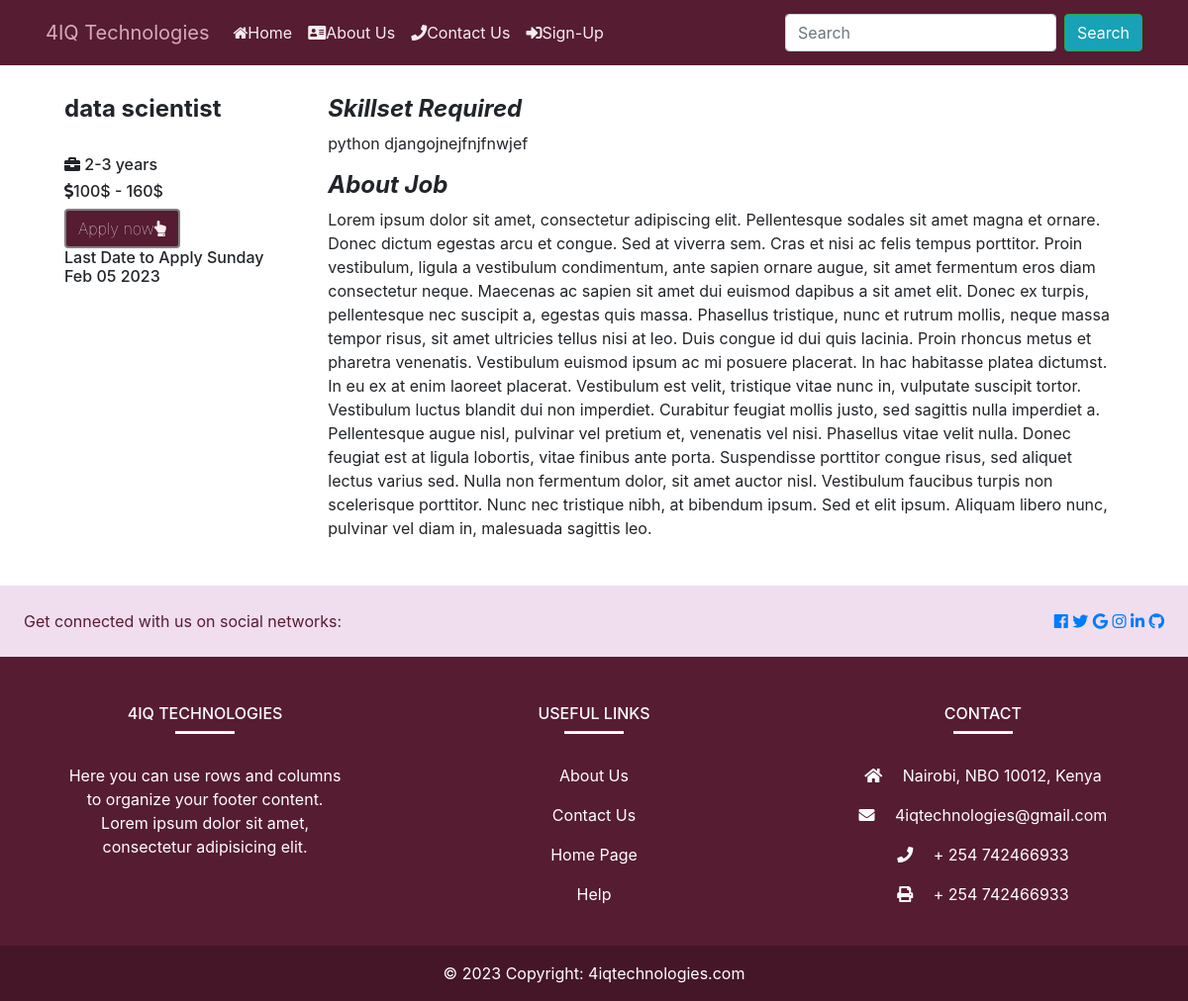
/job/job/2, run on the app's committed database.
### job/models.py (models this page shows, shortened)
class Job(models.Model):
    title = models.CharField(max_length=50)
    created_at = models.DateTimeField(auto_now_add=True)
    skillset_required = models.TextField(max_length=200)
    about_job = models.TextField(blank=True, null=True)
    image = models.ImageField(upload_to="covers/")
    experience = models.CharField(max_length=50,null=True)
    salary = models.CharField(max_length=50,null=True)
    deadline = models.CharField(max_length=50,null=True)
    created_by = models.ForeignKey(User,
                                   related_name="jobs",
                                   on_delete=models.CASCADE)

### job/views.py (the view)
# urls.py: path("job/<int:job_id>", views.job_detail, name="job_detail"),
def job_detail(request, job_id):
    job = Job.objects.get(pk=job_id)
    return render(request, 'job_detail.html',{'job':job})

### job/templates/job_detail.html
{% include 'header.html' %}
{% block content %}
<div style="display: flex;"class="container" >
    <div style="margin: 30px 20px 5px 20px;  ">
        <h1 style="font-size:x-large;"><strong>{{ job.title }}</strong></h1>
        <br>
        <h6 style=""><i class="fas fa-briefcase"></i> {{ job.experience }}</h6>
        <h6><i  class="fas fa-dollar-sign"></i>{{ job.salary }}</h6>
        <a
        class="btn custom-btn"
    style="
        font-weight: 100;
        font-size: 1em;
        border: solid 2px grey;
        color: #f7edee;
        background-color: #561c32;
        "
      href="{% url 'job:apply_for_job ' job.id %}"
      >Apply now<i class="fas fa-hand-point-up"></i></a
      >
      <h6>Last Date to Apply {{ job.deadline }}</h6>
</div>
<div style="margin: 30px; width: 100%;">
    <h1 style="font-size:x-large;font-style: italic;"><strong>Skillset Required</strong></h1>
    <p class="is-size-4" >{{job.skillset_required }}</p>
    <h1 style="font-size:x-large;font-style: italic;"><strong>About Job</strong></h1>
    <p >{{job.about_job}}</p>
</div>
</div>
{% endblock %}
{% include 'footer.html' %}

### data on the page
Job: title "data scientist", experience "2-3 years", salary "100$ - 160$", deadline "Sunday Feb 05 2023", skillset_required "python djangojnejfnjfnwjef", about_job "Lorem ipsum dolor sit amet, consectetur adipiscing elit. Pellentesque sodales sit amet magna et ornare. Donec dictum egestas arcu et congue. Sed at viverra sem. Cras et nisi ac felis tempus porttitor. Proin vestibulum, ligula a vestibulum condimentum, ante sapien ornare augue, sit amet fermentum eros diam consectetur neque. Maecenas ac sapien sit amet dui euismod dapibus a sit amet elit. Donec ex turpis, pellentesque nec suscipit a, egestas quis massa. Phasellus tristique, nunc et rutrum mollis, neque massa tempor risus, sit amet ultricies tellus nisi at leo. Duis congue id dui quis lacinia. Proin rhoncus metus et pharetra venenatis. Vestibulum euismod ipsum ac mi posuere placerat. In hac…"
